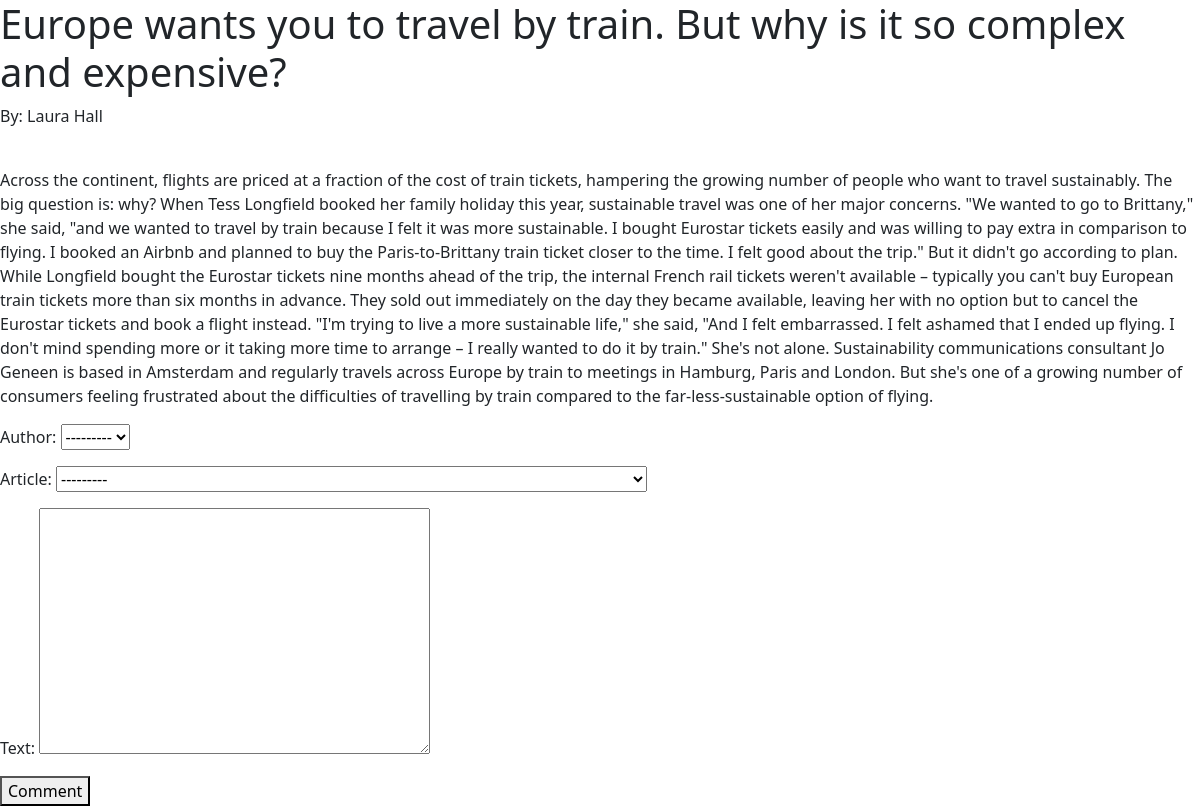
Page /articles/2 (signed in) on the earlier database version.
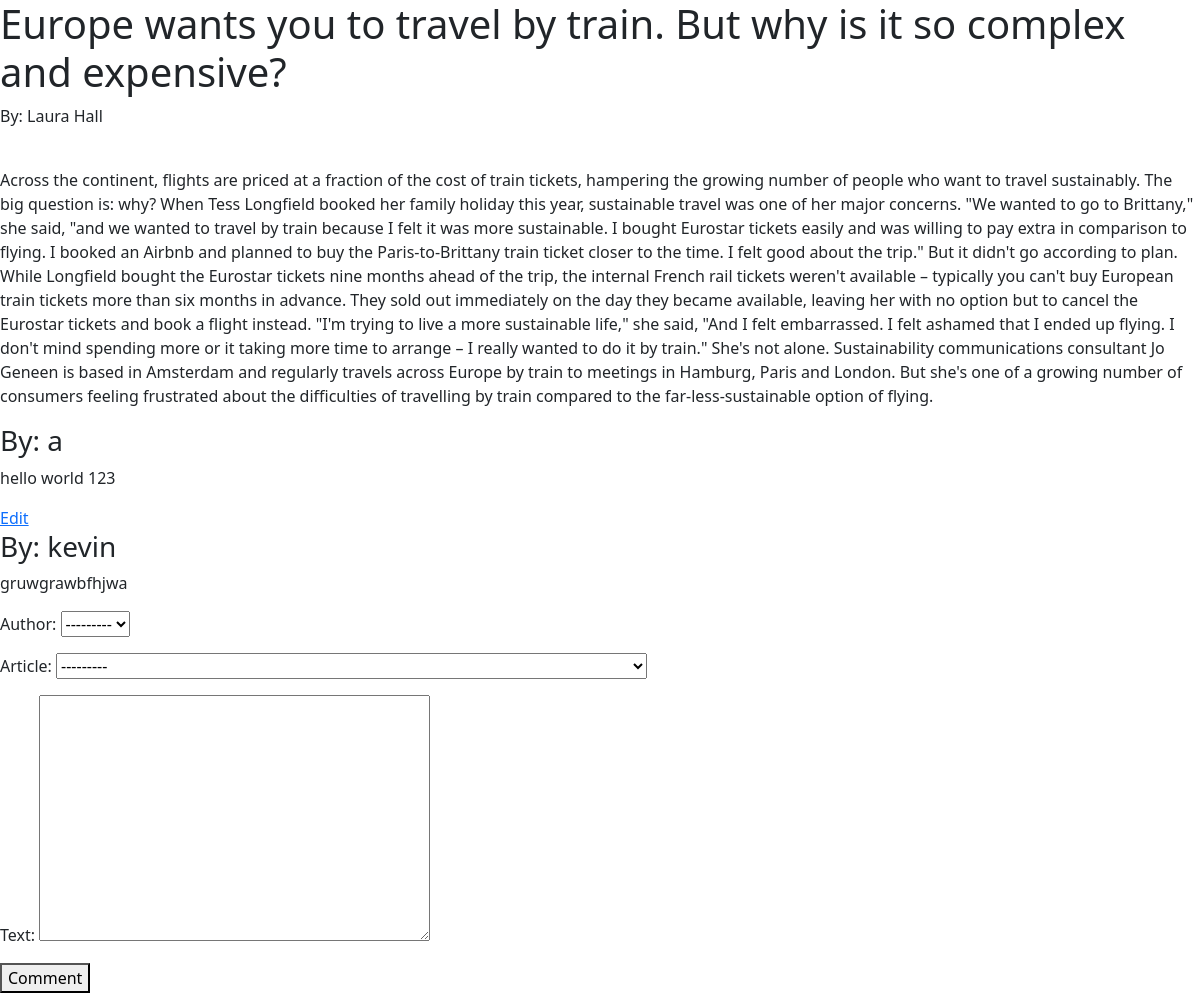
Same page on the later database version.
### articles/models.py (models this page shows)
class Comment(models.Model):
    author = models.ForeignKey(
        User, on_delete=models.CASCADE, related_name="comments"
    )
    article = models.ForeignKey(
        Article, on_delete=models.CASCADE, related_name="comments"
    )
    text = models.TextField()

### articles/views.py (the view)
# urls.py: path("<article_id>", views.view_article, name="view_article"),
def view_article(request, article_id):
    relevant_article = get_object_or_404(Article, id=article_id)
    form = CommentForm()
    comments = relevant_article.comments
    context = {
        "article": relevant_article,
        "comment_form": form,
        "comments": comments,
    }
    return render(request, 'articles/article.html', context)

### articles/forms.py
class CommentForm(forms.ModelForm):
    class Meta:
        model = Comment
        fields = ["author", "article", "text"]

### articles/models.py (called while the page is built)
    def __str__(self):
        return self.headline

### articles/templates/articles/article.html (shortened to what this page needs)
{% extends "base.html" %}
{% block content %}
    <h1> {{ article.headline }} </h1>
    <p>By: {{ article.author }}</p>
    <p> {{ article.copy}} </p>
    {% for comment in comments.all %}
        <h3>By: {{ comment.author }}</h3>
        <p> {{ comment.text }}</p>
        {% if request.user == comment.author %}
            <a href="{% url 'edit_comment' comment.id %}">Edit</a>
        {% endif %}
    {% endfor %}
    <form method="POST" action="{% url 'add_comment' %}">
        {{ comment_form.as_p }}
        <button type="submit">Comment</button>
    </form>
</body>
</html>
{% endblock content %}

Differences in the rows shown:
added Comment: author "a", text "hello world 123", shows "Edit"
added Comment: author "kevin", text "gruwgrawbfhjwa"
